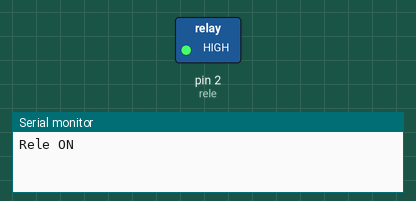
The sketch below on a simulated Arduino Uno, built with avr-gcc and run on an emulated ATmega328P. Shown: switched loads named in the sketch (green lamp = pin HIGH), the last lines printed to the serial monitor.

Above: at 1.0 s.
At 3.0 s:
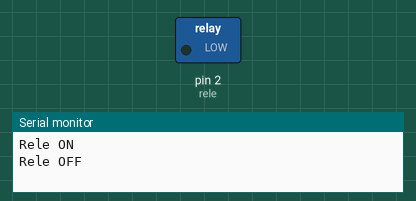
Timing chart, 0 to 5.2 s (numbered marks = the images above):
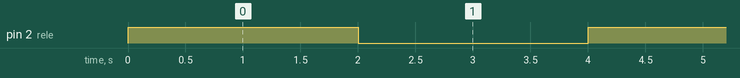

The sketch:

RELE.ino
```cpp
int rele = 2;

void setup() {
  pinMode(rele, OUTPUT);

  Serial.begin(9600);
}

void loop() {
  Serial.println("Rele ON");
  digitalWrite(rele, HIGH);
  delay(2000);
  Serial.println("Rele OFF");
  digitalWrite(rele, LOW);
  delay(2000);
}
```

Measured:
- by itself, pin 2 (rele): alternates HIGH for 2.0 s and LOW for 2.0 s
